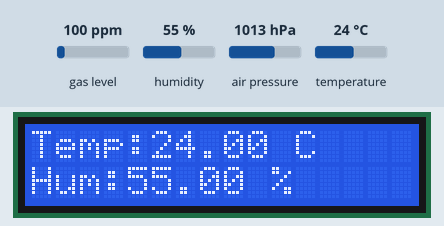
Simulated run of this sketch. Board: Arduino Uno, built with avr-gcc and run on an emulated ATmega328P. On the bench: 16×2 character LCD. The test bench sets the inputs (shaded band); at power-on: gas level 100 ppm, humidity 55 %, air pressure 1013 hPa, temperature 24 °C. What the sketch prints to the serial monitor is not drawn.

Above: at 5.3 s.
5.4 s: gas level set to 20 ppm
At 17.6 s:
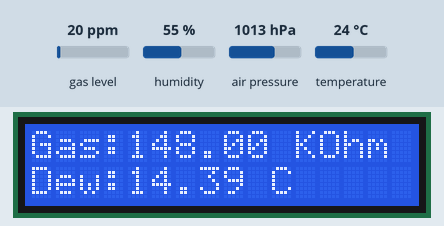
18.2 s: humidity set to 22 %
At 21.6 s:
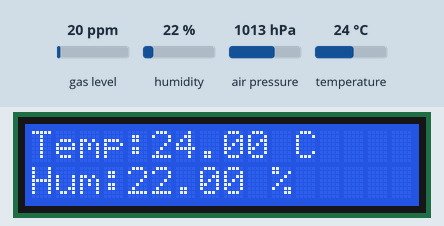
24.5 s: air pressure set to 952 hPa
At 32.3 s:
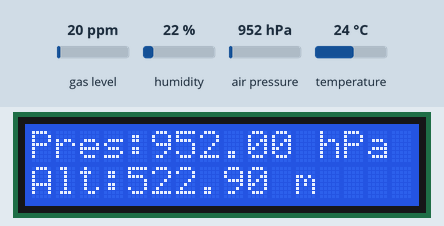
34.8 s: temperature set to 12 °C
At 39.0 s:
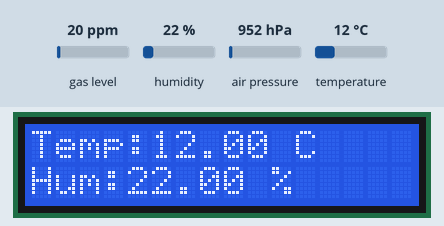
41.1 s: gas level set to 250 ppm
At 51.2 s:
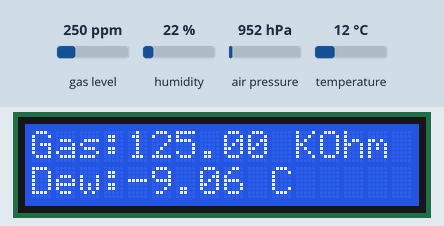
Timing chart, 0 to 52.7 s (numbered marks = the images above; inputs shaded):
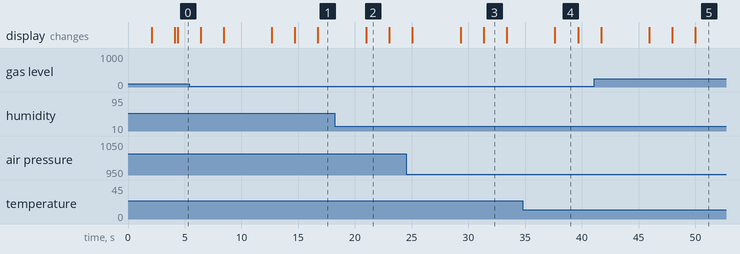

Measured:
- what the display in image 2 shows lasts 2.0 s, from 21.0 s to 23.0 s

The sketch:

indoor-air-quality-monitoring-with-arduino-bme680-sensor.ino
```cpp
#include <Wire.h>
#include <Adafruit_Sensor.h>
#include "Adafruit_BME680.h"
#include <LiquidCrystal_I2C.h>

#define SEALEVELPRESSURE_HPA (1013.25)

Adafruit_BME680 bme; // I2C
LiquidCrystal_I2C lcd(0x27, 16, 2); // Change address if necessary

void setup()
{
  Serial.begin(9600);
  while (!Serial);
  Serial.println(F("BME680 Weather Station"));

  lcd.init();
  lcd.backlight();
  lcd.setCursor(3, 0);
  lcd.print("Tech Trends");
  lcd.setCursor(5, 1);
  lcd.print("Shameer");
  delay(2000);
  lcd.clear();
  lcd.setCursor(2, 0);
  lcd.print("BME680 Weather");
  lcd.setCursor(6, 1);
  lcd.print("Station");
  delay(2000);
  lcd.clear();

  if (!bme.begin())
  {
    Serial.println("Could not find a valid BME680 sensor, check wiring!");
    while (1);
  }

  // Set up oversampling and filter initialization
  bme.setTemperatureOversampling(BME680_OS_8X);
  bme.setHumidityOversampling(BME680_OS_2X);
  bme.setPressureOversampling(BME680_OS_4X);
  bme.setIIRFilterSize(BME680_FILTER_SIZE_3);
  bme.setGasHeater(320, 150); // 320*C for 150 ms
}

void loop()
{
  if (! bme.performReading())
  {
    Serial.println("Failed to perform reading :(");
    return;
  }

  float temperature = bme.temperature;
  float pressure = bme.pressure / 100.0;
  float altitude = bme.readAltitude(SEALEVELPRESSURE_HPA);
  float humidity = bme.humidity;
  float gas = bme.gas_resistance / 1000.0;
  double dewPoint = dewPointFast(temperature, humidity);

  Serial.print("Temperature = ");
  Serial.print(temperature);
  Serial.println(" *C");

  Serial.print("Pressure = ");
  Serial.print(pressure);
  Serial.println(" hPa");

  Serial.print("Humidity = ");
  Serial.print(humidity);
  Serial.println(" %");

  Serial.print("Dew Point = ");
  Serial.print(dewPoint);
  Serial.println(" *C");

  Serial.print("Approx. Altitude = ");
  Serial.print(altitude);
  Serial.println(" m");

  Serial.print("Gas = ");
  Serial.print(gas);
  Serial.println(" KOhms");

  // Display values on LCD
  lcd.clear();
  lcd.setCursor(0, 0);
  lcd.print("Temp:");
  lcd.print(temperature);
  lcd.print(" C");

  lcd.setCursor(0, 1);
  lcd.print("Hum:");
  lcd.print(humidity);
  lcd.print(" %");
  delay(2000);

  lcd.clear();
  lcd.setCursor(0, 0);
  lcd.print("Pres:");
  lcd.print(pressure);
  lcd.print(" hPa");

  lcd.setCursor(0, 1);
  lcd.print("Alt:");
  lcd.print(altitude);
  lcd.print(" m");
  delay(2000);

  lcd.clear();
  lcd.setCursor(0, 0);
  lcd.print("Gas:");
  lcd.print(gas);
  lcd.print(" KOhm");

  lcd.setCursor(0, 1);
  lcd.print("Dew:");
  lcd.print(dewPoint);
  lcd.print(" C");
  delay(2000);

  Serial.println();
  delay(2000);
}

double dewPointFast(double celsius, double humidity)
{
  double a = 17.271;
  double b = 237.7;
  double temp = (a * celsius) / (b + celsius) + log(humidity * 0.01);
  double Td = (b * temp) / (a - temp);
  return Td;
}
```
